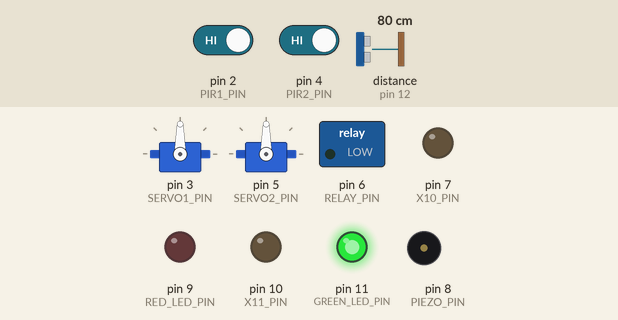
The sketch below on a simulated Arduino Uno, built with avr-gcc and run on an emulated ATmega328P. On the bench: 2 × servo, switched loads named in the sketch (green lamp = pin HIGH), output pins drawn as LEDs (lit = HIGH), buzzer (waves = sounding). Wiring (inferred from the names in the program): ultrasonic range finder: trigger pin 13; echo pin 12. Inputs (shaded band) come from the test bench; at power-on: distance to the obstacle (sensor on pin 12) 80 cm, pin 2 (PIR1_PIN) HIGH, pin 4 (PIR2_PIN) HIGH. The echo pulse lasts 58.3 µs per cm; pins used as bus, display or sensor lines are not drawn.

Above: at 1.2 s.
1.3 s: distance to the obstacle (sensor on pin 12) set to 66 cm
At 2.1 s:
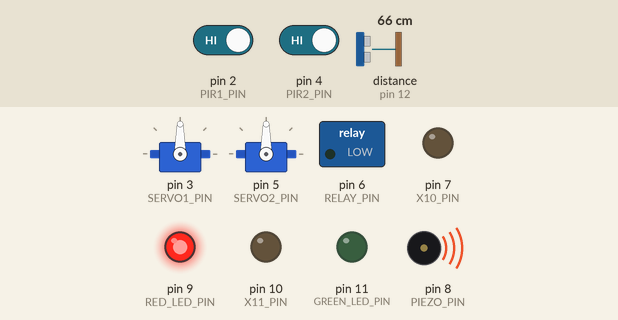
2.8 s: pin 2 (PIR1_PIN) driven LOW
At 4.0 s:
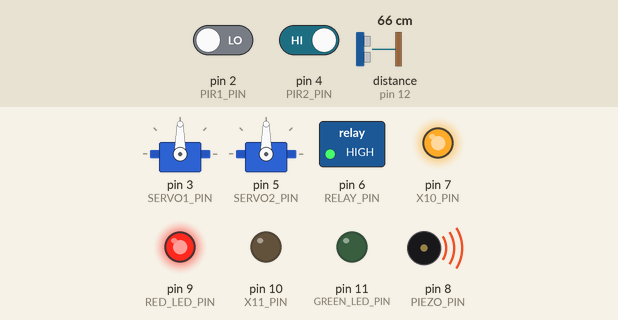
4.3 s: pin 4 (PIR2_PIN) driven LOW
At 5.3 s:
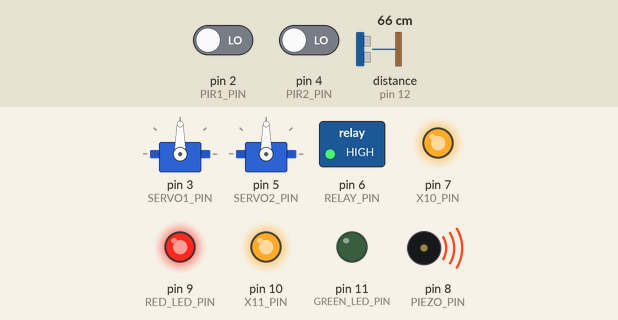
5.8 s: distance to the obstacle (sensor on pin 12) set to 120 cm
At 6.4 s:
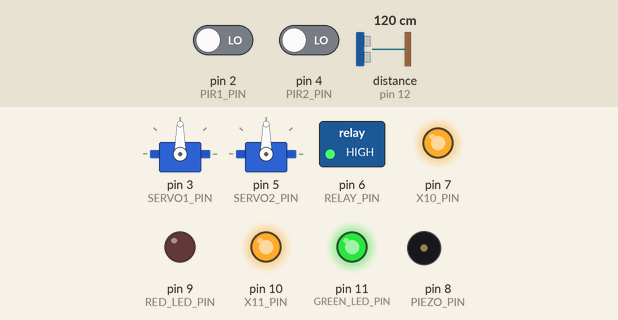
7.3 s: pin 2 (PIR1_PIN) driven HIGH
10.3 s: pin 4 (PIR2_PIN) driven HIGH
At 14.0 s:
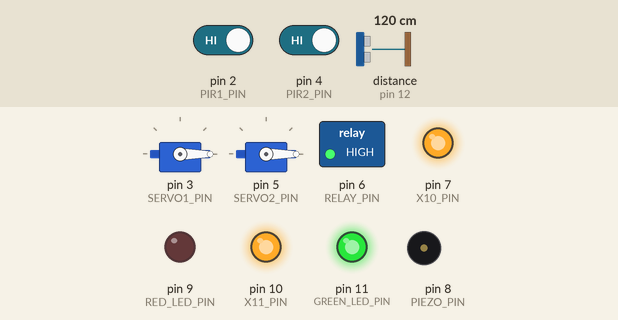
Timing chart, 0 to 14.3 s (numbered marks = the images above; inputs shaded):
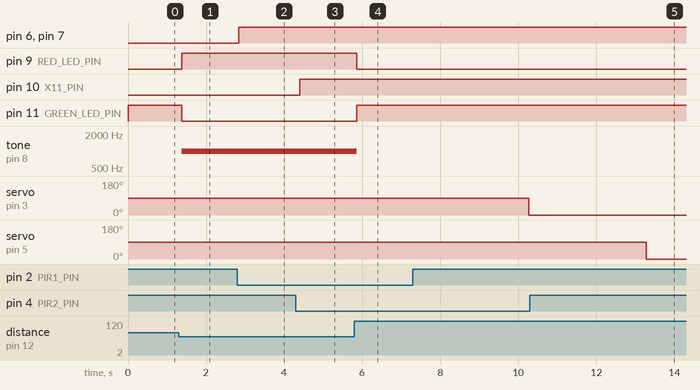

The sketch:

plc_parking_controller.ino
```cpp
#include <Servo.h>

// 핀 정의
#define TRIG_PIN 13                 // 초음파 센서 trig
#define ECHO_PIN 12                 // 초음파 센서 echo
#define RED_LED_PIN 9               // 빨간 LED
#define GREEN_LED_PIN 11            // 초록 LED
#define PIEZO_PIN 8                 // 부저
#define PIR1_PIN 2                  // 첫 번째 적외선 센서
#define PIR2_PIN 4                  // 두 번째 적외선 센서
#define SERVO1_PIN 3                // 첫 번째 서보 모터
#define SERVO2_PIN 5                // 두 번째 서보 모터
#define RELAY_PIN 6                 // PLC 전원을 제어할 릴레이 ( srd 05vdc sl c )
#define X10_PIN 7                   // 첫 번째 서보모터 제어 신호 (X10)
#define X11_PIN 10                   // 두 번째 서보모터 제어 신호 (X11)

Servo servo1;
Servo servo2;
unsigned long pir1LastDetected = 0; // 첫 번째 적외선 센서 감지 시간
unsigned long pir2LastDetected = 0; // 두 번째 적외선 센서 감지 시간
bool pir1Active = false; // 첫 번째 적외선 센서 활성 상태 (초기 비활성)
bool pir2Active = false; // 두 번째 적외선 센서 활성 상태 (초기 비활성)
bool relayOn = false;    // PLC 전원 상태 (초기 비활성)

void setup() {
  // 핀 모드 설정
  pinMode(TRIG_PIN, OUTPUT);
  pinMode(ECHO_PIN, INPUT);
  pinMode(RED_LED_PIN, OUTPUT);
  pinMode(GREEN_LED_PIN, OUTPUT);
  pinMode(PIEZO_PIN, OUTPUT);
  pinMode(PIR1_PIN, INPUT);
  pinMode(PIR2_PIN, INPUT);
  pinMode(RELAY_PIN, OUTPUT);  // 릴레이 핀
  pinMode(X10_PIN, OUTPUT);    // X10 출력
  pinMode(X11_PIN, OUTPUT);    // X11 출력

  // 서보 모터 초기화
  servo1.attach(SERVO1_PIN); // 상단 모터
  servo2.attach(SERVO2_PIN); // 하단 모터

  // 초기 상태 설정
  digitalWrite(GREEN_LED_PIN, HIGH);  // 초록 LED 켜짐
  digitalWrite(RED_LED_PIN, LOW);     // 빨간 LED 꺼짐
  digitalWrite(PIEZO_PIN, LOW);       // 부저 꺼짐
  digitalWrite(RELAY_PIN, LOW);       // PLC 전원 꺼짐 (릴레이 비활성화)
  digitalWrite(X10_PIN, LOW);         // X10 초기 상태
  digitalWrite(X11_PIN, LOW);         // X11 초기 상태
}

long getDistance() {
  // 초음파 센서를 이용해 거리 측정
  digitalWrite(TRIG_PIN, LOW);
  delayMicroseconds(2);
  digitalWrite(TRIG_PIN, HIGH);
  delayMicroseconds(10);
  digitalWrite(TRIG_PIN, LOW);

  long duration = pulseIn(ECHO_PIN, HIGH);
  long distance = duration * 0.034 / 2;

  return distance;
}

void loop() {
  long distance = getDistance();

  // 거리 기반 LED 및 피에조 제어
  if (distance <= 70) {                      // 70cm 이하의 거리에서 작동
    digitalWrite(RED_LED_PIN, HIGH);    // 빨간 LED 켜짐
    digitalWrite(GREEN_LED_PIN, LOW);   // 초록 LED 꺼짐
    tone(PIEZO_PIN, 1000);              //  부저 켜짐 ( 1000Hz로 작동 )
  } else {
    digitalWrite(RED_LED_PIN, LOW);     // 빨간 LED 꺼짐
    digitalWrite(GREEN_LED_PIN, HIGH);  // 초록 LED 켜짐
    noTone(PIEZO_PIN);                  // 부저 꺼짐
  }

  // IR센서 기반 서보 모터 제어 (차량 인식 시 즉시 회전, 3초 후 원래대로 복귀)
  if (digitalRead(PIR1_PIN) == LOW) {
    if (!pir1Active) {
      servo1.write(90);  // 첫 번째 서보 모터 90도 회전
      pir1Active = true;
      if (!relayOn) {
        digitalWrite(RELAY_PIN, HIGH);  // PLC 전원 켜짐 (릴레이 활성화)
        relayOn = true;  // 릴레이가 켜진 상태로 유지
      }
      digitalWrite(X10_PIN, HIGH);  // X10 신호 활성화 (첫 번째 서보 모터 회전 시)
    }
    pir1LastDetected = millis(); // 마지막 감지 시간 업데이트
  } else if (pir1Active && millis() - pir1LastDetected > 3000) {
    servo1.write(0);   // 첫 번째 서보 모터 0도 회전 (물체 사라지고 3초 후)
    pir1Active = false;
    // X10 신호 유지 (첫 번째 서보 모터 원위치 시)
  }

  if (digitalRead(PIR2_PIN) == LOW) {
    if (!pir2Active) {
      servo2.write(90);  // 두 번째 서보 모터 90도 회전
      pir2Active = true;
      digitalWrite(X11_PIN, HIGH);  // X11 신호 활성화 (두 번째 서보 모터 회전 시)
    }
    pir2LastDetected = millis(); // 마지막 감지 시간 업데이트
  } else if (pir2Active && millis() - pir2LastDetected > 3000) {
    servo2.write(0);   // 두 번째 서보 모터 0도 회전 (물체 사라지고 3초 후)
    pir2Active = false;
    // X11 신호 유지 (두 번째 서보 모터 원위치 시)
  }

  delay(100);  // 100ms 대기 (실행속도 조절)
}
```

Measured:
- the behaviour switches between 72 and 71 cm on distance to the obstacle (sensor on pin 12) (found by bisection; images 0 and 1)
- after the input at 1.3 s, pin 9 (RED_LED_PIN): LOW → HIGH after 0.07 s; pin 11 (GREEN_LED_PIN): HIGH → LOW after 0.07 s; tone on pin 8 (PIEZO_PIN): silent → 1000 Hz after 0.07 s
- after the input at 2.8 s, pin 6 (RELAY_PIN), pin 7 (X10_PIN): LOW → HIGH at once
- after the input at 4.3 s, pin 10 (X11_PIN): LOW → HIGH after 0.10 s
- after the input at 5.8 s, pin 9 (RED_LED_PIN): HIGH → LOW after 0.06 s; pin 11 (GREEN_LED_PIN): LOW → HIGH after 0.06 s; tone on pin 8 (PIEZO_PIN): 1000 Hz → silent after 0.06 s
- after the input at 7.3 s, servo on pin 3 (SERVO1_PIN): 90° → 0° after 3.0 s
- after the input at 10.3 s, servo on pin 5 (SERVO2_PIN): 90° → 0° after 3.0 s
